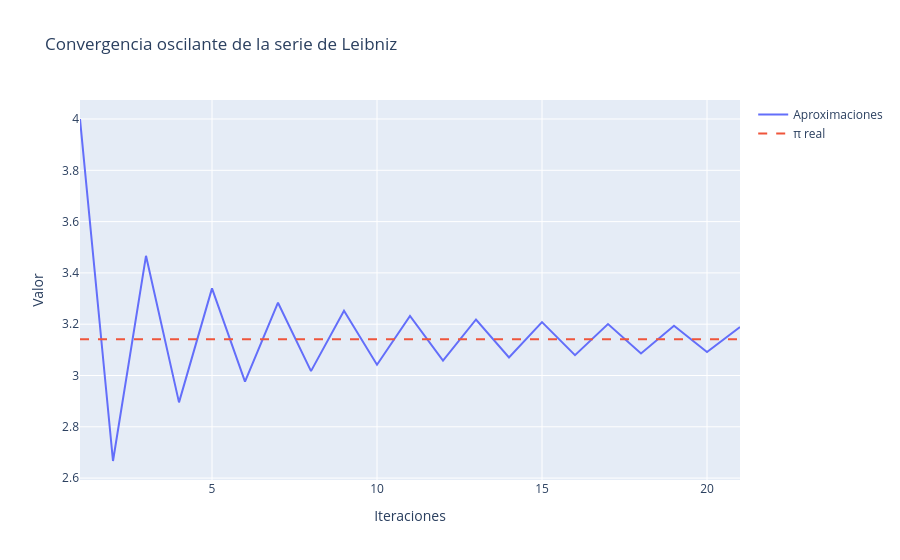
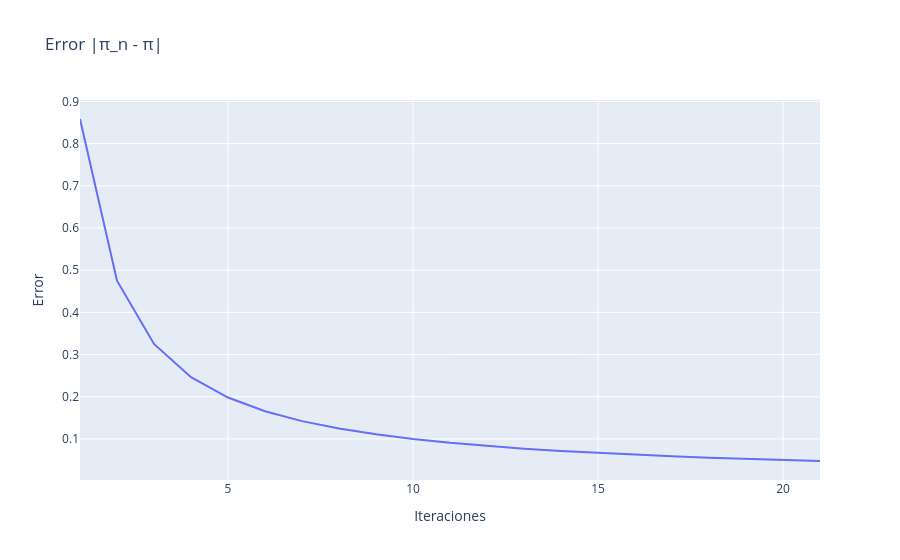

Notebook cell for these charts, in order:
### Markdown cell above
# Versión interactiva con `plotly`

Ideal para tus clases tipo laboratorio:

### Code cell
import plotly.graph_objects as go
import math

tolerancia = float(input("Ingrese la tolerancia: "))
max_iter = 50000

pi_aprox = 0
pi_prev = 0
n = 1
signo = 1

aproximaciones = []
iteraciones = []
errores = []

while n <= max_iter:
    pi_prev = pi_aprox
    pi_aprox += 4 * signo / (2*n - 1)
    
    aproximaciones.append(pi_aprox)
    iteraciones.append(n)
    errores.append(abs(pi_aprox - math.pi))
    
    if abs(pi_aprox - pi_prev) < tolerancia:
        break
    
    signo *= -1
    n += 1

# =========================
# Gráfica principal
# =========================
fig = go.Figure()

fig.add_trace(go.Scatter(
    x=iteraciones,
    y=aproximaciones,
    mode='lines',
    name='Aproximaciones'
))

fig.add_trace(go.Scatter(
    x=iteraciones,
    y=[math.pi]*len(iteraciones),
    mode='lines',
    name='π real',
    line=dict(dash='dash')
))

fig.update_layout(
    title="Convergencia oscilante de la serie de Leibniz",
    xaxis_title="Iteraciones",
    yaxis_title="Valor"
)

fig.show()
fig.write_image(r"C:\Users\marco\Downloads\convergencia_pi.png")  # Guardar la gráfica

# =========================
# Gráfica del error
# =========================
fig_error = go.Figure()

fig_error.add_trace(go.Scatter(
    x=iteraciones,
    y=errores,
    mode='lines',
    name='Error absoluto'
))

fig_error.update_layout(
    title="Error |π_n - π|",
    xaxis_title="Iteraciones",
    yaxis_title="Error"
)

fig_error.show()
fig_error.write_image(r"C:\Users\marco\Downloads\error_convergencia_pi.png")  # Guardar la gráfica del error

print("Aproximación final:", pi_aprox)
print("Iteraciones:", n)

### Figure 1 — Plotly figure (JSON) as saved in the notebook; plotly's stock layout.template omitted (floating-point values rounded to 4 significant figures)
{"data": [{"mode": "lines", "name": "Aproximaciones", "type": "scatter", "x": [1, 2, 3, 4, 5, 6, 7, 8, 9, 10, 11, 12, 13, 14, 15, 16, 17, 18, 19, 20, 21], "y": [4, 2.667, 3.467, 2.895, 3.34, 2.976, 3.284, 3.017, 3.252, 3.042, 3.232, 3.058, 3.218, 3.07, 3.208, 3.079, 3.2, 3.086, 3.194, 3.092, 3.189]}, {"line": {"dash": "dash"}, "mode": "lines", "name": "π real", "type": "scatter", "x": [1, 2, 3, 4, 5, 6, 7, 8, 9, 10, 11, 12, 13, 14, 15, 16, 17, 18, 19, 20, 21], "y": [3.142, 3.142, 3.142, 3.142, 3.142, 3.142, 3.142, 3.142, 3.142, 3.142, 3.142, 3.142, 3.142, 3.142, 3.142, 3.142, 3.142, 3.142, 3.142, 3.142, 3.142]}], "layout": {"title": {"text": "Convergencia oscilante de la serie de Leibniz"}, "xaxis": {"title": {"text": "Iteraciones"}}, "yaxis": {"title": {"text": "Valor"}}}}

### Figure 2 — Plotly figure (JSON) as saved in the notebook; plotly's stock layout.template omitted (floating-point values rounded to 4 significant figures)
{"data": [{"mode": "lines", "name": "Error absoluto", "type": "scatter", "x": [1, 2, 3, 4, 5, 6, 7, 8, 9, 10, 11, 12, 13, 14, 15, 16, 17, 18, 19, 20, 21], "y": [0.8584, 0.4749, 0.3251, 0.2464, 0.1981, 0.1655, 0.1421, 0.1245, 0.1108, 0.09975, 0.09072, 0.08319, 0.07681, 0.07134, 0.06659, 0.06244, 0.05877, 0.05551, 0.0526, 0.04997, 0.04759]}], "layout": {"title": {"text": "Error |π_n - π|"}, "xaxis": {"title": {"text": "Iteraciones"}}, "yaxis": {"title": {"text": "Error"}}}}
